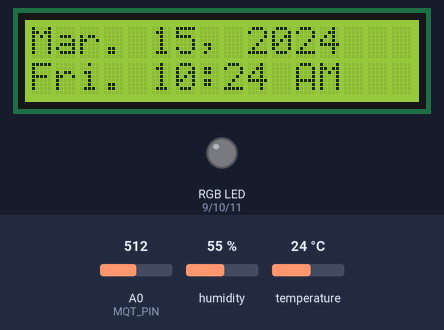
Simulated run of this sketch. Board: Arduino Mega 2560, built with avr-gcc and run on an emulated ATmega2560. Shown: 16×2 character LCD, an RGB LED mixed from three pins (HIGH = lit). The test bench sets the inputs (shaded band); at power-on: A0 (MQT_PIN) = 512, humidity 55 %, temperature 24 °C. Dim RGB values are drawn brighter than linear; the local clock reads 2024-03-15 10:24:30 at power-on unless the sketch sets it; the modem accepts every AT command (registered, SIM ready, sends succeed) and sends nothing else; what the sketch prints to the serial monitor is not drawn.

Above: at 0.2 s.
At 8.7 s:
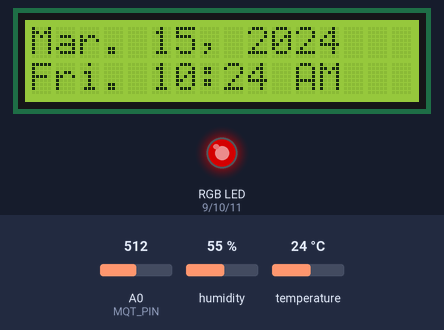
At 60.0 s:
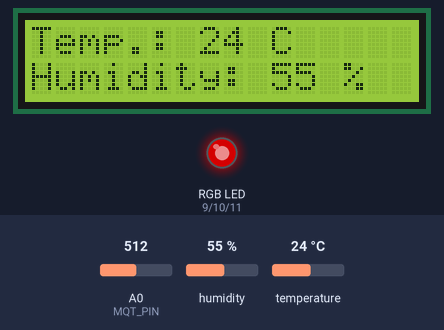
At 122.0 s:
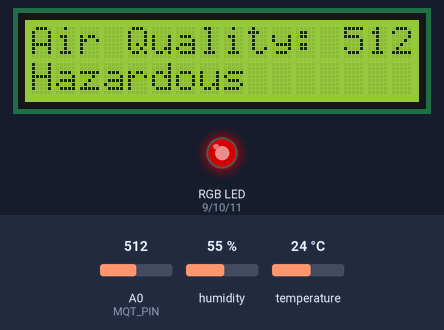
Timing chart, 0 to 123.5 s (numbered marks = the images above):
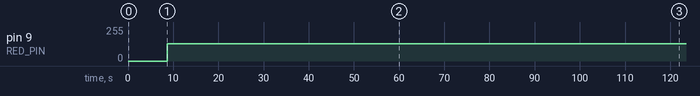

The sketch:

cavite_la_salle_air_quality.ino
```cpp
//Latest

#include <LiquidCrystal_I2C.h>
#include <dht.h>
#include <DS1302.h>

LiquidCrystal_I2C lcd(0x3F, 16, 2);
dht DHT;
DS1302 rtc(6, 7, 8);

#define RED_PIN 9
#define GREEN_PIN 10
#define BLUE_PIN 11
#define DHT_PIN 12
#define MQT_PIN A0

const String initCommand[] = {"AT", "AT&F", "AT+CREG=1", "AT+CMGF=1", "AT+CPMS=\"SM\"", "AT+CSQ", "AT+CNUM"};
const String END = String((char)13) + String((char)10);
const String RES_OK = "OK" + END;
const String RES_ERR = "ERROR" + END;
const String RES_CMGS = END + "> ";
const uint8_t EMPTY;
String response;
const long expiration = 5000; //at command expiration

int temp = 0;
int humidity = 0;

unsigned long previousMillisTemp;
const long intervalTemp = 3000; //interval to get temperature

unsigned long previousMillisESP;
const long intervalESP = 150000; // interval sending to esp 2.5 min

unsigned long previousMillisDisplay;
const long intervalDisplay = 6000; //display interval
int displayType = 1;

const String dayNames[] = {"Sun", "Mon", "Tue", "Wed", "Thu", "Fri", "Sat","Sun"};
const String months[] = {"Jan", "Feb", "Mar", "Apr", "May", "Jun", "Jul", "Aug", "Sep", "Oct", "Nov", "Dec"};

bool GSM_OK;

//edit
int last_stat = 0;

void setup() {
  pinMode(RED_PIN, OUTPUT);
  pinMode(GREEN_PIN, OUTPUT);
  pinMode(BLUE_PIN, OUTPUT);

  rtc.halt(false);
  rtc.writeProtect(false);

   // rtc.setDOW(SUNDAY);        // Set Day-of-Week to SUNDAY
   //rtc.setTime(18, 0, 0);     // Set the time to 12:00:00 (24hr format)
   // rtc.setDate(20, 1, 2019);   // Set the date to August 6th, 2010 (format = DD, MM, YYYY, eq 28,2,2018)

  lcd.init();
  delay(100);
  lcd.backlight();

  displayTime();

  Serial.begin(9600);
  delay(100);
  Serial2.begin(9600); //sms
  delay(100);
  Serial3.begin(9600); //esp
  delay(100);

  int recheck = 0;
RECHECK_GSM:
  recheck++;
  if (recheck >= 5) {
    GSM_OK = false;
    goto GSM_END;
  }
  for (int i = 0; i < 7; i++) {
    while (1) {
      bool b = atCommand(initCommand[i], EMPTY, true); //default at command
      if (b)
        break;
      else
        goto RECHECK_GSM;
    }
  }
  GSM_OK = true;
GSM_END:
  Serial.print("READY: ");
  Serial.println(GSM_OK);
}

void loop() {
  int mqtVal = analogRead(MQT_PIN);
  String stat;

  if (GSM_OK) {
    if (atCommand("AT+CMGL=\"ALL\"", EMPTY, true)) {
      response = response.substring(0, response.indexOf(","));
      response = response.substring(response.indexOf(" "));
      response.trim();
      int id = response.toInt();
      if (id > 0) {
        if (atCommand("AT+CMGR=" + String(id), EMPTY, true)) {
          response.toLowerCase();

          String cp = response.substring(response.indexOf(",") + 2);
          cp = cp.substring(0, cp.indexOf("\","));
          cp.trim();
          Serial.println(cp);

          if (cp.startsWith("+639") || cp.startsWith("09")) {
            if (response.indexOf("airduino help") >= 0) {
              sendSMS(cp, "Hello, I'm Airduino :) \nSend Possible Message Request: \nget temp \nget humidity \nget air \nget temp&air \nget all ");
            }
            else if (response.indexOf("get temp") >= 0) {
              sendSMS(cp, "Hello, I'm Airduino :) \nSend Temperature: " + String(temp));
            }
            else if (response.indexOf("get humidity") >= 0) {
              sendSMS(cp, "Hello, I'm Airduino :) \nSend Humidity: " + String(humidity));
            }
            else if (response.indexOf("get air") >= 0) {
              sendSMS(cp, "Hello, I'm Airduino :) \nSend Air Quality: " + String(mqtVal));
            }
            else if (response.indexOf("get all") >= 0) {
              sendSMS(cp, "Hello, I'm Airduino :) \nSend All Information:" + String(temp) + ", " + String(humidity) + ", " + String(mqtVal));
            }
            else if (response.indexOf("get temp and air") >= 0) {
              sendSMS(cp, "Hello, I'm Airduino :) \nSend Temperature and AirQuality:" + String(temp) + ", " + String(mqtVal) );
            }
          }
        }
        atCommand("AT+CMGD=" + String(id), EMPTY, true);
      }
    }
  }


  unsigned long currentMillis = millis();
  if (currentMillis - previousMillisTemp >= intervalTemp) {
    previousMillisTemp = currentMillis;
    DHT.read11(DHT_PIN);
    temp = DHT.temperature;
    humidity = DHT.humidity;
  }
  //  Serial.print(temp);
  //  Serial.print(", ");
  //  Serial.print(humidity);
  //  Serial.print(", ");
  //  Serial.println(mqtVal);

  if (mqtVal >= 0 && mqtVal <= 50) {
    rgbColor(0, 255, 0); //green
    stat = "Good";

    if (last_stat != 0) {
      last_stat = 0;
      sendSMS("09464280379", "Decreasing");
      sendSMS("09166405419", "Decreasing");
    }
  }
  else if (mqtVal >= 51 && mqtVal <= 100) {
    rgbColor(255, 255, 0); //yellow
    stat = "Moderate";

    if (last_stat != 0) {
      last_stat = 0;
      sendSMS("09464280379", "Decreasing");
      sendSMS("09166405419", "Decreasing");
    }
  }
  else if (mqtVal >= 101 && mqtVal <= 150) {
    rgbColor(0, 255, 0); //orange
    stat = "Unhealthy(Sensitive)";

    if (last_stat != 0) {
      last_stat = 0;
      sendSMS("09464280379", "Decreasing");
      sendSMS("09166405419", "Decreasing");
    }
  }
  else if (mqtVal >= 151 && mqtVal <= 200) {
    rgbColor(255, 0, 0); //red
    stat = "Very Unhealty";

    if (last_stat != 1) {
      if (last_stat > 1) {
        sendSMS("09464280379", "Decreasing");
        sendSMS("09166405419", "Decreasing");
      }
      else {
        sendSMS("09464280379", "Increasing");
        sendSMS("09166405419", "Increasing");
      }
      last_stat = 1;
    }
  }
  else if (mqtVal >= 201 && mqtVal <= 300) {
    rgbColor(128, 0, 128); //purple
    stat = "Very Unhealty";

    if (last_stat != 2) {
      if (last_stat > 2) {
        sendSMS("09464280379", "Decreasing");
        sendSMS("09166405419", "Decreasing");
      }
      else {
        sendSMS("09464280379", "Increasing");
        sendSMS("09166405419", "Increasing");
      }
      last_stat = 2;
    }
  }
  else {
    rgbColor(128, 0, 0); //maroon
    stat = "Hazardous";

    if (last_stat != 3) {
      sendSMS("09464280379", "Increasing");
      sendSMS("09166405419", "Increasing");
      last_stat = 3;
    }
  }

//diplay
  currentMillis = millis();
  if (currentMillis - previousMillisDisplay >= intervalDisplay) {
    previousMillisDisplay = currentMillis;

    displayType++;
    if (displayType > 3) displayType = 1;

    if (displayType == 1) { //date
      displayTime();
    }
    else if (displayType == 2) { //temp
      String r1 = "Temp.: ";
      r1 += temp;
      r1 += " C";

      String r2 = "Humidity: ";
      r2 += humidity;
      r2 += " %";

      lcdPrint(0, r1, true);
      lcdPrint(1, r2, false);
    }
    else { //air quality
      String r1 = "Air Quality: ";
      r1 += String(mqtVal);
      lcdPrint(0, r1, true);
      lcdPrint(1, stat, false);
    }
  }

//change stations
  currentMillis = millis();
  if (currentMillis - previousMillisESP >= intervalESP) {
    previousMillisESP = currentMillis;
    Serial.println("Sending ESP");
    if (sendESP(255)) {
      sendESP(mqtVal);
      sendESP(humidity);
      sendESP(temp);
      sendESP(1); //1 = Imus, 2 = Dasma, 3 = Bacoor, 4 = Naic, 5 = Silang
    }
  }
}

void sendSMS(String cp, String msg) {
  Serial.println("Sending SMS");
  bool b = atCommand("AT+CMGS=\"" + cp + "\"", EMPTY, true);
  if (b) {
    atCommand(msg, EMPTY, true);
    if (!atCommand("", (char)26, true)) {
      Serial.println("SMS Failed No Signal/Load");
      atCommand("AT+CSQ", EMPTY, true);
    }
    else {
      Serial.println(response);
    }
  }
  else {
    Serial.println("SMS Failed");
  }
}

bool sendESP(int val) {
  bool res = 1;

  Serial3.print(val);

  unsigned long previousMillis = millis();
  unsigned long currentMillis = 0;

  String esp_response;
  String OK = "1" + END;


  while (1) {
    if (Serial3.available())
      esp_response += (char)Serial3.read();

    if (esp_response == OK) break;

    currentMillis = millis();
    if (currentMillis - previousMillis >= 3000) {
      res = 0;
      break;
    }
    Serial.println(esp_response);
  }

  if (res) Serial.println("ESP OK");
  if (!res) Serial.println("ESP ERR");
  return res;
}

void rgbColor(int red, int green, int blue) {
  analogWrite(RED_PIN, red);
  analogWrite(GREEN_PIN, green);
  analogWrite(BLUE_PIN, blue);
}

bool atCommand(String cmd1, uint8_t cmd2, bool atExpire) {
  response = "";
  int res = -1;

  if (cmd1.length() > 0) {
    Serial2.println(cmd1);
    Serial.print(cmd1);
  }
  else {
    Serial2.write(cmd2);
    Serial.write(cmd2);
  }
  Serial.print(": ");

  unsigned long previousMillis = millis();
  unsigned long currentMillis = 0;

  while (res < 0) {
    currentMillis = millis();
    if (currentMillis - previousMillis >= expiration && atExpire) {
      res = 0;
    }
    else {
      if (Serial2.available()) {
        response += Serial2.readString();
        if (response.length() > 0) {
          if (response.endsWith(RES_OK)) {
            res = 1;
          }
          if (response.endsWith(RES_CMGS)) {
            res = 1;
          }
          if (response.endsWith(RES_ERR)) {
            res = 0;
          }
        }
      }
    }
  }

  gsm_flush();
  Serial.println(res);

  if (!res) {
    Serial.println("============= ERROR =============");
    Serial.println(response);
    for (int i = 0; i < response.length(); i++) {
      Serial.print((int)response.charAt(i));
      Serial.print(" ");
    }
    Serial.println("============= ERROR =============");
  }

  response.trim();
  return res;
}

void gsm_flush() {
  while (Serial2.available() > 0) {
    Serial1.read();
  }
}

String format_time(int phour, int pmin, int psec, bool is_duration) {
  String AMPM = (phour >= 12 ? " PM" : " AM");
  phour -= (phour > 12 ? 12 : 0);
  String thour = (phour < 10 ? "0" : "");
  thour += String(phour);
  thour += ":";
  thour += (pmin < 10 ? "0" : "");
  thour += String(pmin);
  //  thour += ":";
  //  thour += (psec < 10 ? "0" : "");
  //  thour += String(psec);
  thour += (is_duration ? "" : AMPM);
  return thour;
}

void lcdPrint(int row, String msg, bool clearScreen) {
  if (clearScreen) lcd.clear();
  lcd.setCursor(0, row);
  lcd.print(msg);
}

void displayTime() {
  Time t = rtc.getTime();
  String r1 = months[t.mon - 1];
  r1 += ". ";
  r1 += t.date;
  r1 += ", ";
  r1 += t.year;

  String r2 = dayNames[t.dow];
  r2 += ". ";
  r2 += format_time(t.hour, t.min, t.sec, false);

  lcdPrint(0, r1, true);
  lcdPrint(1, r2, false);
}
```

Measured:
- by itself, pin 9 (RED_PIN): 0/255 → 128/255 at 8.6 s
- what the display in image 0 shows lasts 22.6 s, from 0.2 s to 22.8 s
- what the display in image 2 shows lasts 6.2 s, from 60.0 s to 66.2 s
